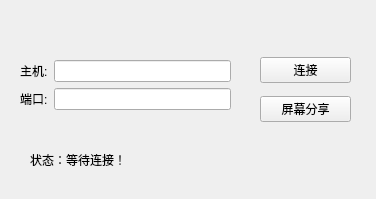
<?xml version="1.0" encoding="UTF-8"?>
<ui version="4.0">
 <class>Widget</class>
 <widget class="QWidget" name="Widget">
  <property name="geometry">
   <rect>
    <x>0</x>
    <y>0</y>
    <width>376</width>
    <height>199</height>
   </rect>
  </property>
  <property name="windowTitle">
   <string>Widget</string>
  </property>
  <widget class="QWidget" name="verticalLayoutWidget">
   <property name="geometry">
    <rect>
     <x>260</x>
     <y>50</y>
     <width>91</width>
     <height>80</height>
    </rect>
   </property>
   <layout class="QVBoxLayout" name="verticalLayout">
    <item>
     <widget class="QPushButton" name="LinkButton">
      <property name="text">
       <string>连接</string>
      </property>
     </widget>
    </item>
    <item>
     <widget class="QPushButton" name="ShareButton">
      <property name="text">
       <string>屏幕分享</string>
      </property>
     </widget>
    </item>
   </layout>
  </widget>
  <widget class="QWidget" name="formLayoutWidget">
   <property name="geometry">
    <rect>
     <x>20</x>
     <y>60</y>
     <width>211</width>
     <height>63</height>
    </rect>
   </property>
   <layout class="QFormLayout" name="formLayout">
    <item row="0" column="0">
     <widget class="QLabel" name="label">
      <property name="text">
       <string>主机:</string>
      </property>
     </widget>
    </item>
    <item row="0" column="1">
     <widget class="QLineEdit" name="hostLineEdit">
      <property name="text">
       <string/>
      </property>
     </widget>
    </item>
    <item row="1" column="0">
     <widget class="QLabel" name="label_2">
      <property name="text">
       <string>端口:</string>
      </property>
     </widget>
    </item>
    <item row="1" column="1">
     <widget class="QLineEdit" name="portLineEdit">
      <property name="text">
       <string/>
      </property>
     </widget>
    </item>
   </layout>
  </widget>
  <widget class="QLabel" name="clientStatusLabel">
   <property name="geometry">
    <rect>
     <x>30</x>
     <y>150</y>
     <width>211</width>
     <height>19</height>
    </rect>
   </property>
   <property name="text">
    <string>状态：等待连接！</string>
   </property>
  </widget>
 </widget>
 <resources/>
 <connections/>
</ui>
